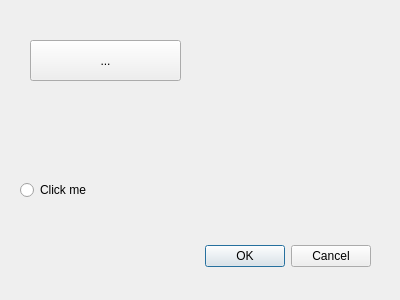
<?xml version="1.0" encoding="UTF-8"?>
<ui version="4.0">
 <class>UrbanAnalysis</class>
 <widget class="QDialog" name="UrbanAnalysis">
  <property name="geometry">
   <rect>
    <x>0</x>
    <y>0</y>
    <width>400</width>
    <height>300</height>
   </rect>
  </property>
  <property name="windowTitle">
   <string>UrbanAnalysis</string>
  </property>
  <widget class="QDialogButtonBox" name="buttonBox">
   <property name="geometry">
    <rect>
     <x>30</x>
     <y>240</y>
     <width>341</width>
     <height>32</height>
    </rect>
   </property>
   <property name="orientation">
    <enum>Qt::Horizontal</enum>
   </property>
   <property name="standardButtons">
    <set>QDialogButtonBox::Cancel|QDialogButtonBox::Ok</set>
   </property>
  </widget>
  <widget class="QRadioButton" name="radioButton">
   <property name="geometry">
    <rect>
     <x>20</x>
     <y>180</y>
     <width>101</width>
     <height>20</height>
    </rect>
   </property>
   <property name="text">
    <string>Click me</string>
   </property>
  </widget>
  <widget class="QToolButton" name="toolButton">
   <property name="geometry">
    <rect>
     <x>30</x>
     <y>40</y>
     <width>151</width>
     <height>41</height>
    </rect>
   </property>
   <property name="text">
    <string>...</string>
   </property>
  </widget>
 </widget>
 <resources/>
 <connections>
  <connection>
   <sender>buttonBox</sender>
   <signal>accepted()</signal>
   <receiver>UrbanAnalysis</receiver>
   <slot>accept()</slot>
   <hints>
    <hint type="sourcelabel">
     <x>248</x>
     <y>254</y>
    </hint>
    <hint type="destinationlabel">
     <x>157</x>
     <y>274</y>
    </hint>
   </hints>
  </connection>
  <connection>
   <sender>buttonBox</sender>
   <signal>rejected()</signal>
   <receiver>UrbanAnalysis</receiver>
   <slot>reject()</slot>
   <hints>
    <hint type="sourcelabel">
     <x>316</x>
     <y>260</y>
    </hint>
    <hint type="destinationlabel">
     <x>286</x>
     <y>274</y>
    </hint>
   </hints>
  </connection>
 </connections>
</ui>
